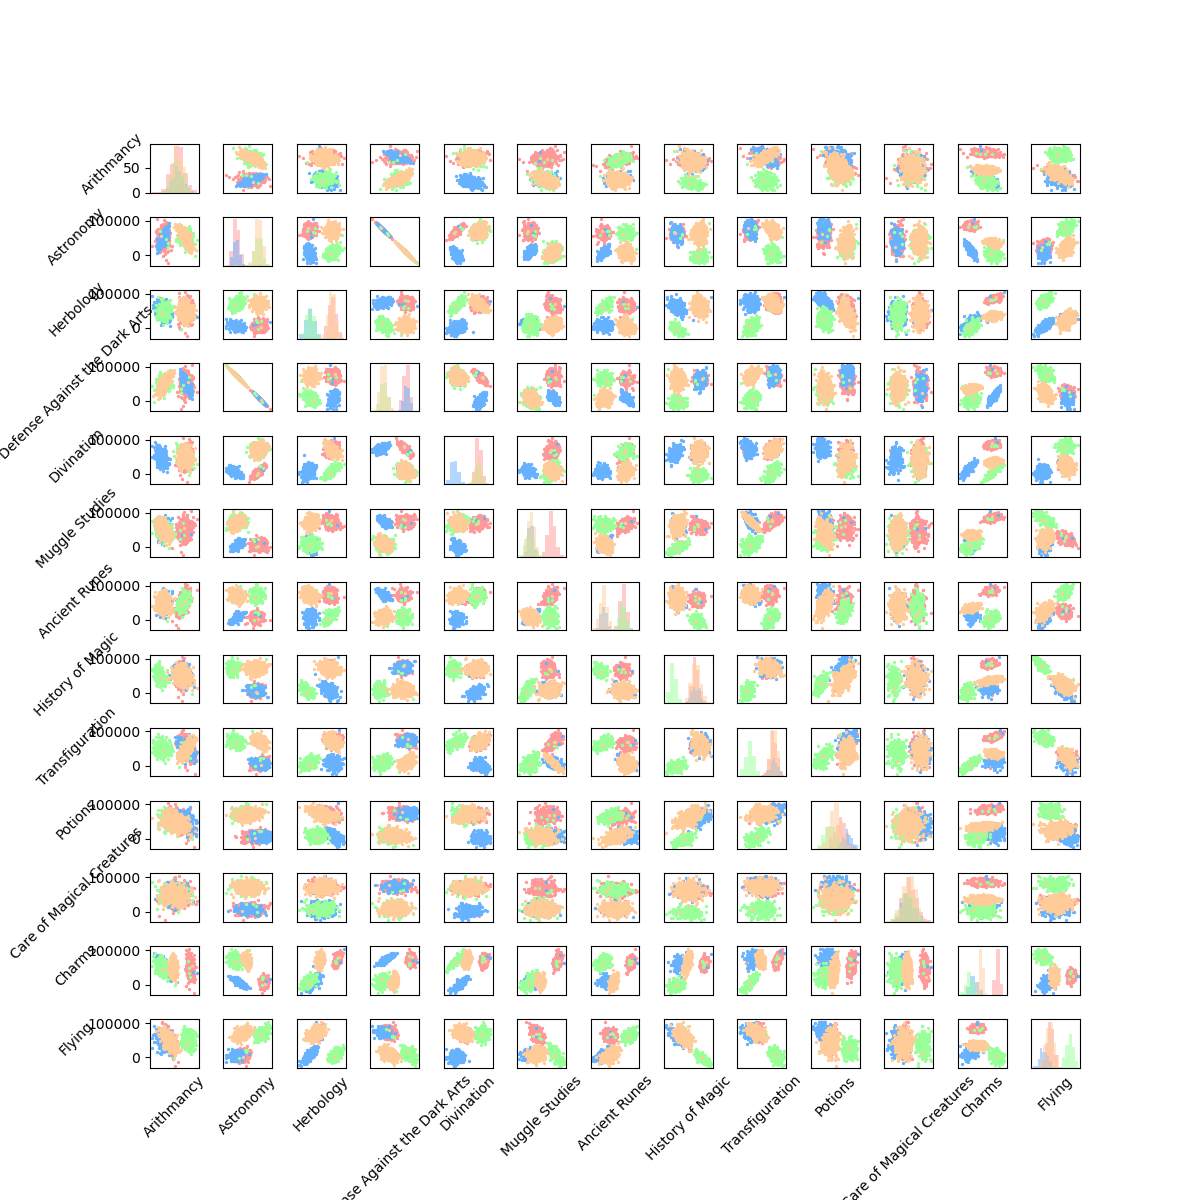

Write the Python code that produced this figure.
import sys
import pandas as pd
import numpy as np
import matplotlib.pyplot as plt

class PairPlot:
    def __init__(self, _features):
        self.features = _features

    def generate_pairplot(self, input_file, output_file):
        data_raw = pd.read_csv(input_file)
        data = data_raw.dropna()

        num_features = len(self.features)
        fig, axs = plt.subplots(num_features, num_features, figsize=(12, 12))
        categories = data['Hogwarts House'].unique()
        colors = ['#FF9999', '#66B2FF', '#99FF99', '#FFCC99']
        plt.subplots_adjust(hspace=0.5, wspace=0.5) 

        for i in range(num_features):
            for j in range(num_features):
                ax = axs[i, j]
                if i == j:
                    for k, category in enumerate(categories):
                        category_data = data[data['Hogwarts House'] == category]
                        ax.hist(category_data[self.features[i]], bins=10, alpha=0.5, color=colors[k], label=category)
                else:
                    for k, category in enumerate(categories):
                        category_data = data[data['Hogwarts House'] == category]
                        ax.scatter(category_data[self.features[i]], category_data[self.features[j]], s=2, color=colors[k], label=category)
                
                if i != num_features:
                    ax.set_xticks([])
                    ax.set_xlabel('')
                if j != 0:
                    ax.set_yticks([])
                    ax.set_ylabel('')
                if i == num_features - 1:
                    ax.set_xlabel(self.features[j])
                    ax.xaxis.label.set_rotation(45)

                if j == 0:
                    ax.set_ylabel(self.features[i])
                    ax.yaxis.label.set_rotation(45)

        plt.savefig(output_file)
        plt.close()

def main():
    if len(sys.argv) != 3:
        print("Usage: python script.py input_file output_file")
        sys.exit(1)

    features = ["Arithmancy", "Astronomy", "Herbology", "Defense Against the Dark Arts", "Divination",
                "Muggle Studies", "Ancient Runes", "History of Magic", "Transfiguration", "Potions",
                "Care of Magical Creatures", "Charms", "Flying"]
    
    scatters = PairPlot(features)
    scatters.generate_pairplot(sys.argv[1], sys.argv[2])

if __name__ == "__main__":
    main()
